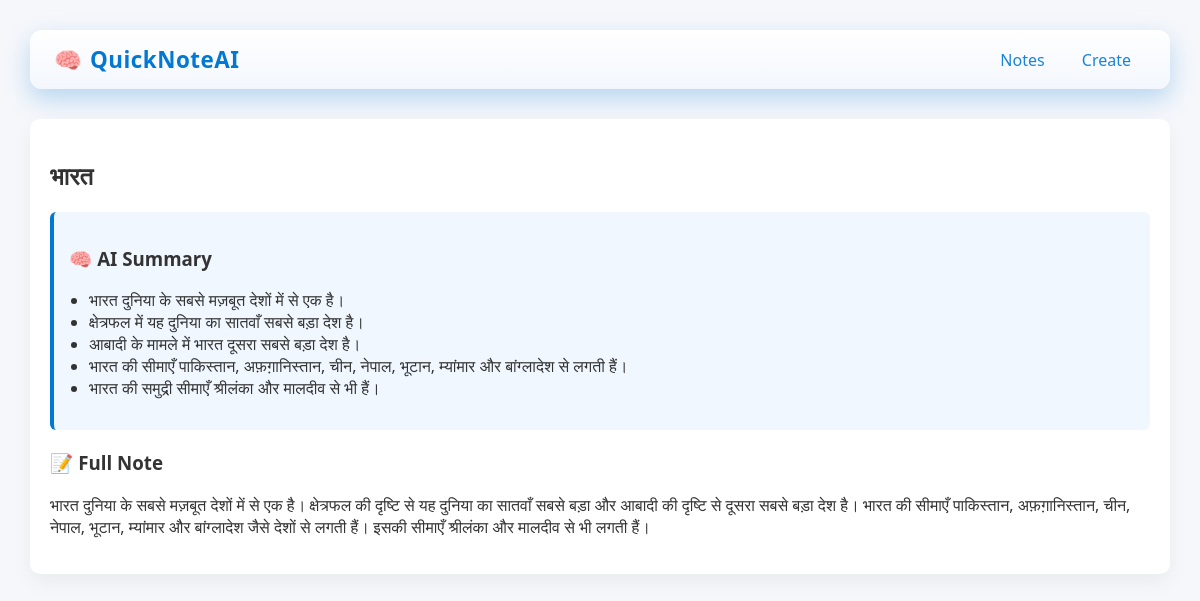
Screenshot of /note/1 with the database file from the repository.
### models.py (models this page shows)
class Note(db.Model):
    id = db.Column(db.Integer, primary_key=True)
    title = db.Column(db.String(200), nullable=False)
    content = db.Column(db.Text, nullable=False)
    summary = db.Column(db.Text)
    created_at = db.Column(db.DateTime, default=datetime.utcnow)

### app.py (the view)
@app.route("/note/<int:note_id>")
def view_note(note_id):
    note = Note.query.get_or_404(note_id)
    return render_template("view_note.html", note=note)

### templates/view_note.html
{% extends "base.html" %}
{% block content %}
<div class="card">
    <h2>{{ note.title }}</h2>
    <div class="summary-box">
        <h3>🧠 AI Summary</h3>
        <ul>
            {% for line in note.summary.split('\n') %}
                {% if line.startswith('-') %}
                    <li>{{ line[1:].strip() }}</li>
                {% endif %}
            {% endfor %}
        </ul>
    </div>
    <div class="content-box">
        <h3>📝 Full Note</h3>
        <p>{{ note.content }}</p>
    </div>
</div>
{% endblock %}

### static/style.css (style rules this page uses)
body { font-family: "Segoe UI", Roboto, Arial, sans-serif; background: #f5f7fb; margin: 0; padding: 30px; color: #333; }
.note-card, .card { background: #ffffff; border-radius: 10px; padding: 20px; box-shadow: 0 8px 20px rgba(0,0,0,0.05); }
.summary-box { background: #f0f7ff; border-left: 4px solid #0078d4; padding: 15px; margin-bottom: 20px; border-radius: 6px; }
.summary-box ul { padding-left: 20px; }
.content-box p { white-space: pre-line; }

### rows the page displays
Note: title "भारत", content "भारत दुनिया के सबसे मज़बूत देशों में से एक है। क्षेत्रफल की दृष्टि से यह दुनिया का सातवाँ सबसे बड़ा और आबादी की दृष्टि से दूसरा सबसे बड़ा देश है। भारत की सीमाएँ पाकिस्तान, अफ़ग़ानिस्तान, चीन, नेपाल, भूटान, म्यांमार और बांग्लादेश जैसे देशों से लगती हैं। इसकी सीमाएँ श्रीलंका और मालदीव से भी लगती हैं।"

### other values shown
{{ line[1:].strip() }} "भारत दुनिया के सबसे मज़बूत देशों में से एक है।" "क्षेत्रफल में यह दुनिया का सातवाँ सबसे बड़ा देश है।" "आबादी के मामले में भारत दूसरा सबसे बड़ा देश है।" "भारत की सीमाएँ पाकिस्तान, अफ़ग़ानिस्तान, चीन, नेपाल, भूटान, म्यांमार और बांग्लादेश से लगती हैं।" "भारत की समुद्री सीमाएँ श्रीलंका और मालदीव से भी हैं।"
